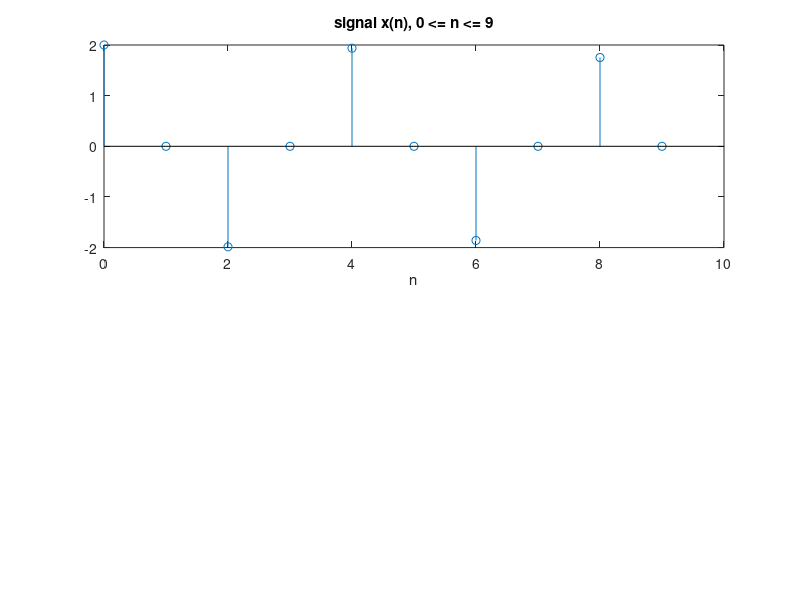

Reproduce this figure in MATLAB. (Note: this script raises an error after producing the figure.)
% Ex5_8
% 한밭대 20191780 육정훈

n = [0:1:99]; x = cos(0.48*pi*n)+cos(0.52*pi*n);
n1 = [0:1:9] ;y1 = x(1:1:10);

figure;
subplot(2,1,1); stem(n1,y1); title('signal x(n), 0 <= n <= 9');xlabel('n')

Y1 = dft(y1,10); magY1 = abs(Y1(1:1:6));
k1 = 0:1:5 ;w1 = 2*pi/10*k1;
subplot(2,1,2); stem(w1/pi,magY1); title('Samples of DTFT Magnitude');
xlabel('frequency in pi units')

figure;
n2 = [0:1:99]; y2 = [x(1:1:10) zeros(1,90)];
subplot(2,1,1) ; stem(n2,y2); title('signal x(n), 0 <= n <= 9 + 90 zeros');
xlabel('n')
Y2 = dft(y2,100); magY2 = abs(Y2(1:1:51));
k2 = 0:1:50; w2 = 2*pi/100*k2;
subplot(2,1,2); plot(w2/pi,magY2); title('DTFT Magnitude');
xlabel('frequency in pi units')
